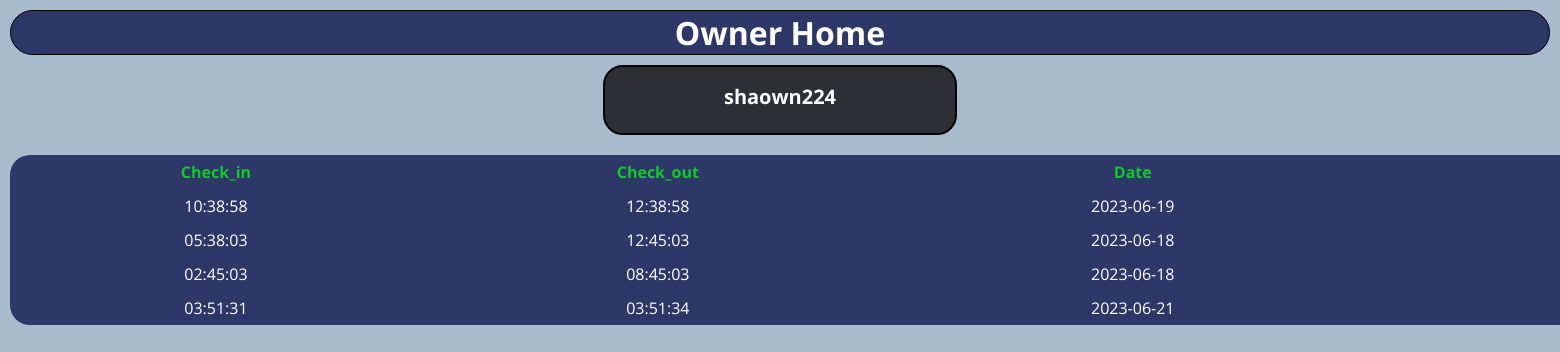
Screenshot of /Single_Employee_Report.php?id=1 with the database file from the repository.
### tables this page shows
CREATE TABLE `employee` (
  `id` int(20) NOT NULL,
  `employee_name` varchar(20) NOT NULL,
  `username` varchar(20) NOT NULL,
  `email` varchar(20) NOT NULL,
  `department` varchar(20) NOT NULL,
  `password` varchar(20) NOT NULL
);

CREATE TABLE `dailyreport` (
  `employee_id` int(20) NOT NULL,
  `Check_in` time NOT NULL,
  `Check_out` time NOT NULL,
  `Date` date NOT NULL,
  `office_hour` varchar(20) NOT NULL
);

### Single_Employee_Report.php (the view, shortened to what this page needs)
<?php
     include_once('db.inc.php');
        $id = $_GET['id'];
        $empsql = "SELECT * FROM employee where id='".$id."' ";
        $sql = "SELECT * FROM dailyreport where employee_id='".$id."'";
        $user = $conn->query($empsql);
        $result = $conn->query($sql);
        while ($row = $user->fetch_assoc()) {
            $username = $row['username'];
        }
        $filtered_result = array();
        while ($row = $result->fetch_assoc()) {
            $filtered_result[] = $row;
}
?>
<!DOCTYPE html>
<html>
<head>
    <link rel="stylesheet" href="css/style.css">
  </head>
<body>
    <a href="owner_home.php"><h1 class = "heading">Owner Home</h1></a>
    <h1 class = "a"><?php echo $username; ?></h1>
    <table>
        <tr>
            <th>Check_in</th>
            <th>Check_out</th>
            <th>Date</th>
            <th>Ofice Hours</th>
        </tr>
        <?php foreach ($filtered_result as $employee): ?>
            <tr>
                <td><?php echo $employee['Check_in']; ?></td>
                <td><?php echo $employee['Check_out']; ?></td>
                <td><?php echo $employee['Date']; ?></td>
                <td><?php echo $employee['office_hour']; ?> hours</td>
            </tr>
        <?php endforeach; ?>
    </table>
</body>
</html>

### css/style.css (style rules this page uses)
a { color: #fff; text-decoration: none; }
body { color: white; margin: 0; padding: 0; background-image:url("../images/b.jpeg"); background-repeat: no-repeat; background-size:cover; font-family: 'Open Sans', sans-serif; background-size: cover; background-color: rgba(18, 71, 117, 0.368); background-blend-mode: multiply; }
th { padding: 6px; }
td { padding: 6px; color: #ffffff; }
table { width: 1890px; text-align: center; margin-left: auto; margin-right: auto; border-collapse: collapse; margin: 10px; margin-top: 20px; color: rgb(14, 202, 39); background:rgba(26, 35, 88, 0.856); border-radius: 20px; }
.heading { text-align: center; border: 1px solid black; background-color: rgba(26, 35, 88, 0.856); border-radius: 50px; margin: 10px; }
.a { text-align: center; width: 350px; height: 50px; padding-top:1%; font-size: 20px; background-color: rgba(25, 24, 27, 0.856); margin:auto; border:rgba(26, 35, 88, 0.856) 1px; border-radius: 20%; color:rgb(255, 255, 255); border: solid black 2px; border-radius: 20px; }

### rows the page displays
employee: username "shaown224"
dailyreport: Check_in "10:38:58", Check_out "12:38:58", Date "2023-06-19"
dailyreport: Check_in "05:38:03", Check_out "12:45:03", Date "2023-06-18"
dailyreport: Check_in "02:45:03", Check_out "08:45:03", Date "2023-06-18"
dailyreport: Check_in "03:51:31", Check_out "03:51:34", Date "2023-06-21"
